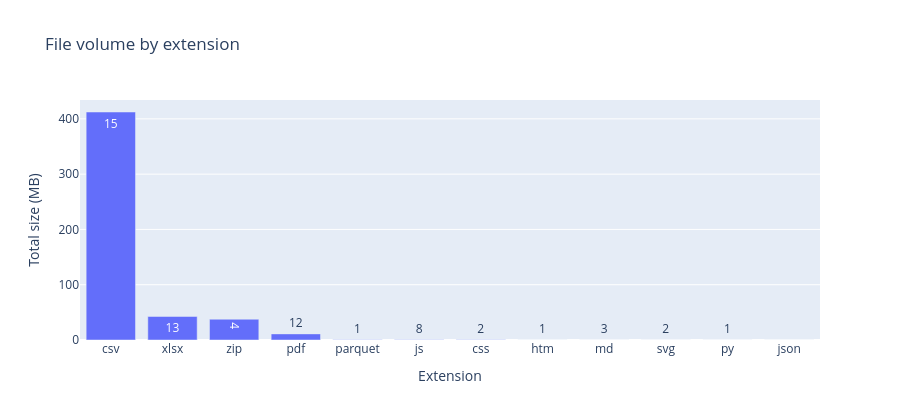

This figure's notebook cell:
### Code cell
fig = px.bar(
    to_pandas(file_summary), x="extension", y="total_size_mb", text="n_files",
    title="File volume by extension",
    labels={"extension":"Extension", "total_size_mb":"Total size (MB)", "n_files":"Number of files"},
)
fig.update_layout(height=420)
show_plot(fig, "chart_02")

### Figure 1 — Plotly figure (JSON) as saved in the notebook; plotly's stock layout.template omitted (floating-point values rounded to 4 significant figures)
{"data": [{"hovertemplate": "Extension=%{x}<br>Total size (MB)=%{y}<br>Number of files=%{text}<extra></extra>", "legendgroup": "", "marker": {"color": "#636efa", "pattern": {"shape": ""}}, "name": "", "orientation": "v", "showlegend": false, "text": [15.0, 13.0, 4.0, 12.0, 1.0, 8.0, 2.0, 1.0, 3.0, 2.0, 1.0, 1.0], "textposition": "auto", "type": "bar", "x": ["csv", "xlsx", "zip", "pdf", "parquet", "js", "css", "htm", "md", "svg", "py", "json"], "xaxis": "x", "y": [412.4, 42.56, 37.57, 11.06, 0.38, 0.3, 0.3, 0.17, 0.1, 0.04, 0.01, 0.0], "yaxis": "y"}], "layout": {"barmode": "relative", "height": 420, "legend": {"tracegroupgap": 0}, "title": {"text": "File volume by extension"}, "xaxis": {"anchor": "y", "domain": [0.0, 1.0], "title": {"text": "Extension"}}, "yaxis": {"anchor": "x", "domain": [0.0, 1.0], "title": {"text": "Total size (MB)"}}}}
